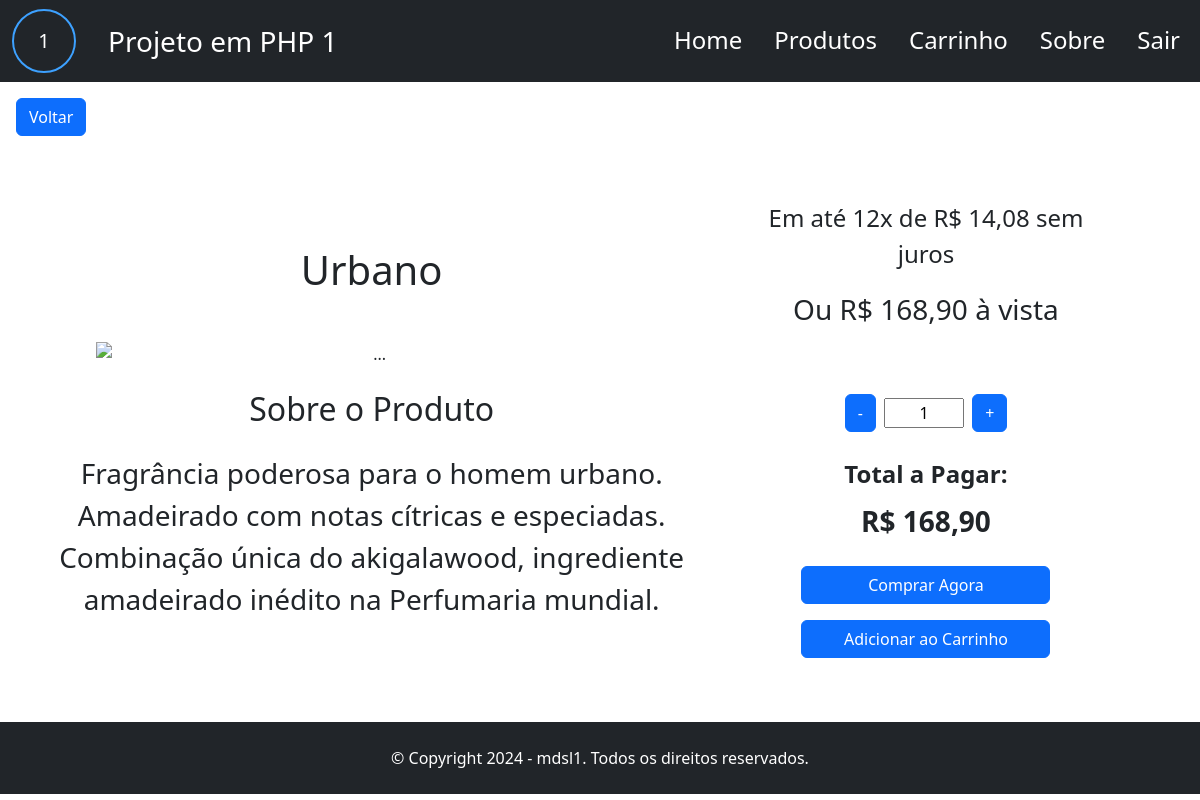
Screenshot of /pages/pagina_produto.php?id=3 (signed in) with the database file from the repository.
### tables this page shows
CREATE TABLE `produtos` (
  `id` int NOT NULL AUTO_INCREMENT,
  `nome` varchar(200) NOT NULL,
  `preco` decimal(10,2) NOT NULL,
  `percentual_desconto` int DEFAULT '0',
  `descricao` text NOT NULL,
  `categoria` varchar(100) NOT NULL,
  `is_ativo` tinyint(1) NOT NULL DEFAULT '1',
  PRIMARY KEY (`id`)
);

### src/pages/pagina_produto.php (the view, shortened to what this page needs)
<?php
    require_once "../database/conexao_db.php";
    $id = intval(htmlspecialchars($_GET["id"]));
    $sql = "SELECT * FROM produtos WHERE id = ?";
    $stmt = $conn->prepare($sql);
    $stmt->execute([$id]);
    $produto = $stmt->fetch();
?>
<!DOCTYPE html>
<html lang="en">
<head>
    <link href="https://cdn.jsdelivr.net/npm/bootstrap@5.3.3/dist/css/bootstrap.min.css" rel="stylesheet">
</head>
<body>
    <header class="navbar navbar-expand-lg py-1 d-flex bg-dark justify-content-center align-items-center w-100" data-bs-theme="dark">
        <div class="container-fluid m-auto">
            <a class="navbar-brand text-white d-flex align-items-center fs-3 me-md-5 pe-md-5" href="#"><div id="logo" class="d-flex align-items-center justify-content-center bg-dark text-white fs-5" style="width: 4rem; height: 4rem; border: 2px solid #3da1ff; border-radius: 50%; margin-right: 2rem;">1</div> Projeto em PHP 1</a>
            <nav class="collapse navbar-collapse align-items-baseline justify-content-end" id="navbarNav">
                <ul class="navbar-nav nav-underline fs-4 text-white">
                    <li class="nav-item">
                        <a class="nav-link text-white" href="index.php">Home</a>
                    </li>
                    <li class="nav-item">
                        <a class="nav-link text-white" href="produtos.php">Produtos</a>
                    </li>
                    <li class="nav-item">
                        <a class="nav-link text-white" href="carrinho.php">Carrinho</a>
                    </li>
                    <li class="nav-item">
                        <a class="nav-link text-white" href="sobre.php">Sobre</a>
                    </li>
                    <li class="nav-item">
                        <?php if(!isset($_SESSION["id_cli"])) { ?>
                            <a class="nav-link text-white" href="login.php">Entrar</a>
                        <?php } else { ?>
                            <a class="nav-link text-white" href="backend/logoff.php">Sair</a>
                        <?php } ?>
                    </li>
                </ul>
            </nav>
        </div>
    </header>
    <a href="index.php" class="btn btn-primary mt-3 ms-3">Voltar</a>
    <main class="container-fluid w-100 d-flex align-items-center my-md-3 py-5 text-center flex-wrap">
        <div class="container col-12 col-md-7 d-flex flex-column align-items-center">
            <h1 class="fs-1 mb-4 mb-md-5 pt-md-4"><?= $produto["nome"]; ?></h1>
            <div id="carouselItem" class="carousel slide col-12 col-md-10">
                <div class="carousel-indicators">
                    <button type="button" data-bs-target="#carouselItem" data-bs-slide-to="0" class="active" aria-current="true" aria-label="Slide 1"></button>
                    <button type="button" data-bs-target="#carouselItem" data-bs-slide-to="1" aria-label="Slide 2"></button>
                    <button type="button" data-bs-target="#carouselItem" data-bs-slide-to="2" aria-label="Slide 3"></button>
                </div>
                <div class="carousel-inner">
                    <div class="carousel-item active">
                    <img src="https://i.pinimg.com/1200x/15/2c/2c/152c2c00f26647f91086a8899dec98d1.jpg" class="d-block w-100" alt="...">
                    </div>
                </div>
                <button class="carousel-control-prev" type="button" data-bs-target="#carouselItem" data-bs-slide="prev">
                    <span class="carousel-control-prev-icon" aria-hidden="true"></span>
                </button>
                <button class="carousel-control-next" type="button" data-bs-target="#carouselItem" data-bs-slide="next">
                    <span class="carousel-control-next-icon" aria-hidden="true"></span>
                </button>
            </div>
            <h2 class="my-4">Sobre o Produto</h2>
            <p class="fs-3"><?= $produto["descricao"]; ?></p>
        </div>
        <div class="container col-12 col-md-4 text-center me-md-5 pe-md-5">
            <p class="fs-4">Em até 12x de R$ <?= number_format(($produto["preco"]/12), 2 , ",", ".") ?> sem juros</p>
            <p class="fs-3">Ou R$ <?= number_format(($produto["preco"]), 2 , ",", ".") ?> à vista</p>
            <form class="d-flex flex-column align-items-center">
                <div id="qtdeItensControl" class="mt-3 mt-md-5 d-flex w-auto align-items-center justify-content-center gap-2">
                    <button type="button" id="rmvItem" class="btn btn-primary">-</button>
                    <input type="text" readonly name="qtdeItem" id="qtdeItem" value="1" class="text-center w-25">
                    <button type="button" id="addItem" class="btn btn-primary">+</button>
                </div>
                <p class="mt-4 mb-1 fs-4 fw-bold">Total a Pagar:</p>
                <p class="mt-1 fs-3 fw-bold" id="priceItem">R$ <?= number_format($produto["preco"], 2, ",", ".") ?></p>
                <button type="button" onclick="comprarAgora()" class="btn btn-primary w-75 w-md-50 mt-2">Comprar Agora</button>
                <button type="button" onclick="addToCarrinho()" class="btn btn-primary w-75 w-md-50 mt-3">Adicionar ao Carrinho</button>
            </form>
        </div>
    </main>
    <footer class="container-fluid w-100 px-3 py-4 bg-dark text-white text-center">
        <p class="m-0 fs-6 fs-md-5">&copy; Copyright 2024 - mdsl1. Todos os direitos reservados.</p>
    </footer>
</body>
</html>

### rows the page displays
produtos: nome "Urbano", descricao "Fragrância poderosa para o homem urbano. Amadeirado com notas cítricas e especiadas. Combinação única do akigalawood, ingrediente amadeirado inédito na Perfumaria mundial.", $produto['preco']/12 "14,08", preco "168,90"
